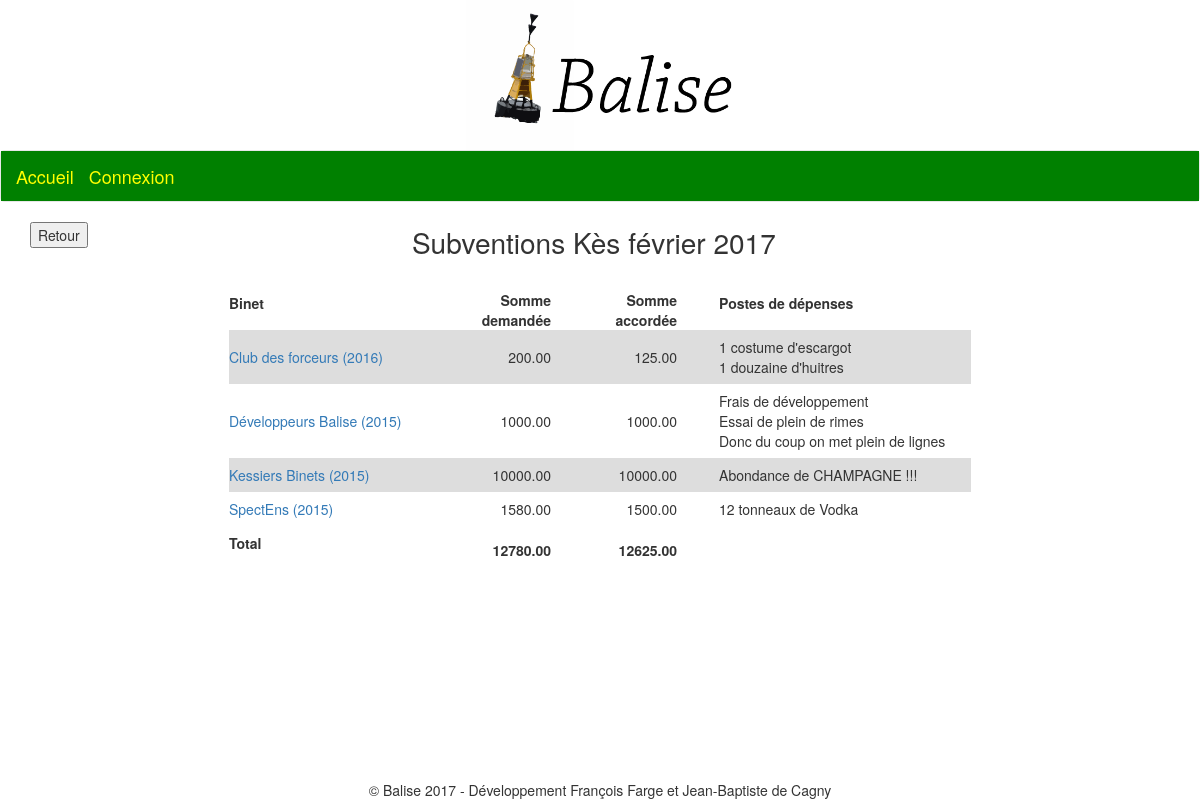
The page /subventions/vague/4 on the database as committed earlier.
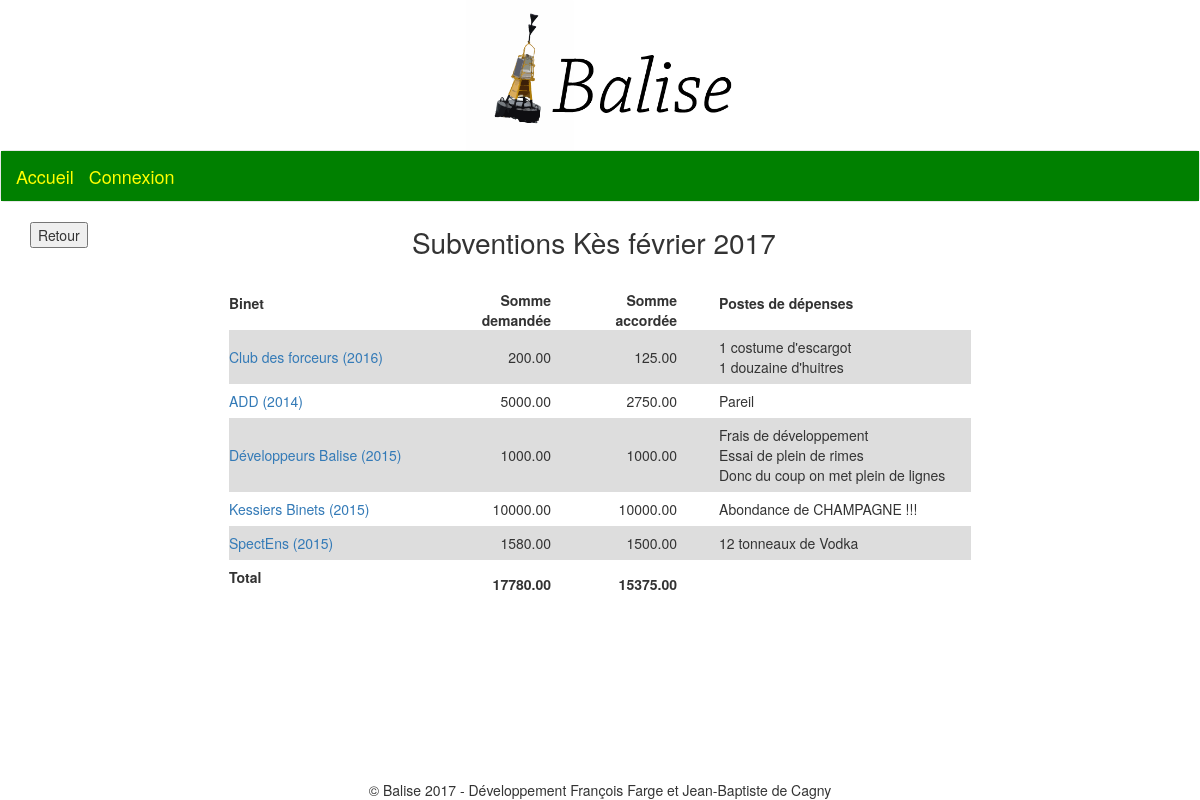
The same page on the database as committed later.
### subventions/models.py (models this page shows, shortened)
class Subvention(models.Model):
	vague = models.ForeignKey(VagueSubventions)
	mandat = models.ForeignKey('binets.Mandat')
	demande = models.DecimalField(null=True, blank=True,max_digits=9, decimal_places=2)
	accorde = models.DecimalField(null=True, blank=True,max_digits=9, decimal_places=2)
	postes = models.TextField()
	class Meta:
		unique_together = ('vague', 'mandat',)
		ordering = ('-vague', 'mandat',)

### binets/models.py (models this page shows, shortened)
class Mandat(models.Model):
	binet = models.ForeignKey('Binet')
	type_binet = models.ForeignKey('TypeBinet', verbose_name = "Type du binet")
	president = models.ForeignKey(User, related_name = "president")
	tresorier = models.ForeignKey(User, related_name = "tresorier")
	promotion = models.ForeignKey('accounts.Promotion', verbose_name = "Promo")
	description = models.TextField(blank=True, null = True) # facultatif
	remarques_admins = models.TextField(blank=True, null = True) # facultatif
	class Meta:
		unique_together = ('binet','promotion',)
		ordering = ('binet', 'promotion',)
	def __str__(self):
		return str(self.binet)+" ("+str(self.promotion)+")"

class Binet(models.Model):
	nom = models.CharField(max_length=100)
	description = models.TextField(blank=True, null = True) # facultatif
	type_binet = models.ForeignKey('TypeBinet', verbose_name = "Type du binet")
	remarques_admins = models.TextField(blank=True, null = True) # facultatif
	is_active = models.BooleanField(verbose_name = "Actif", default=True)
	current_president = models.ForeignKey(User, verbose_name = "Président", related_name = "current_president")
	current_tresorier = models.ForeignKey(User, verbose_name = "Trésorier", related_name = "current_tresorier")
	current_promotion = models.ForeignKey('accounts.Promotion', verbose_name = "Promo")
	@models.permalink
	def get_history_url(self):
		return ('binet_history', [self.id])
	class Meta:
		ordering = ('current_promotion', 'nom',)
		unique_together = ('nom',)
	def __str__(self):
		return self.nom

### accounts/models.py (models this page shows)
class Promotion(models.Model):
	nom = models.CharField(max_length=4)
	class Meta:
		ordering = ('-nom',)
		unique_together = ('nom',)
	def __str__(self):
		return self.nom

### subventions/views.py (the view)
# urls.py: url(r'^vague/(?P<id_vague>\d+)$', views.view_vague, name='view_vague')
def view_vague(request, id_vague):
	vague = VagueSubventions.objects.get(id=id_vague)
	subventions = Subvention.objects.filter(vague=vague)
	total_demande, total_accorde = vague.get_totals()
	return render(request, 'subventions/view_vague.html', locals())

### subventions/models.py (called while the page is built)
	def __str__(self):
		return self.nom

	def get_totals(self):
		subventions = Subvention.objects.filter(vague=self)
		total_demande, total_accorde = 0,0
		for subvention in subventions:
			total_demande += subvention.demande
			total_accorde += subvention.accorde
		return total_demande, total_accorde

### subventions/templates/subventions/view_vague.html
{% extends 'base.html' %}
{% block content %}
	<section id="compta-title-and-return">
		<div class="return-button">
			<form action="../">
				<input type="submit" value="Retour" />
			</form>
		</div>
		<div id="compta-title-cropped">
			<div id="page-title">Subventions {{ vague.type_subvention }} {{ vague.annee }}</div>
		</div>
	</section>
	<section id="compta-container">
		<div id="subventions-container">
			<table id="subventions-table">
				<thead>
					<tr>
						<th class="subventions-nom-binet">Binet</th>
						<th class="subventions-montant">Somme demandée</th>
						<th class="subventions-montant">Somme accordée</th>
						<th class='subventions-postes'>Postes de dépenses</th>
					</tr>
				</thead>
				<tbody>
					{% for subvention in subventions %}
					<tr class="subvention-ligne">
						<td class="subventions-nom-binet">
							<a href={{ subvention.mandat.binet.get_history_url }}>{{ subvention.mandat }}</a></td>
						<td class="subventions-montant">{{ subvention.demande }}</td>
						<td class="subventions-montant">{{ subvention.accorde }}</td>
						<td class='subventions-postes'>{{ subvention.postes|linebreaks }}</td>
					</tr>
					{% endfor %}
				</tbody>
				<tfoot>
					<tr>
						<th>Total</th>
						<th class="subventions-montant">{{ total_demande }}</th>
						<th class="subventions-montant">{{ total_accorde }}</th>
					</tr>
				</tfoot>
			</table>
		</div>
	</section>
{% endblock %}

Rows that differ between the two databases and show on the page:
added Subvention: mandat "ADD (2014)", demande "5000.00", accorde "2750.00", postes "Pareil"
Other text that changed with them:
{{ total_demande }}: "12780.00" → "17780.00"
{{ total_accorde }}: "12625.00" → "15375.00"
